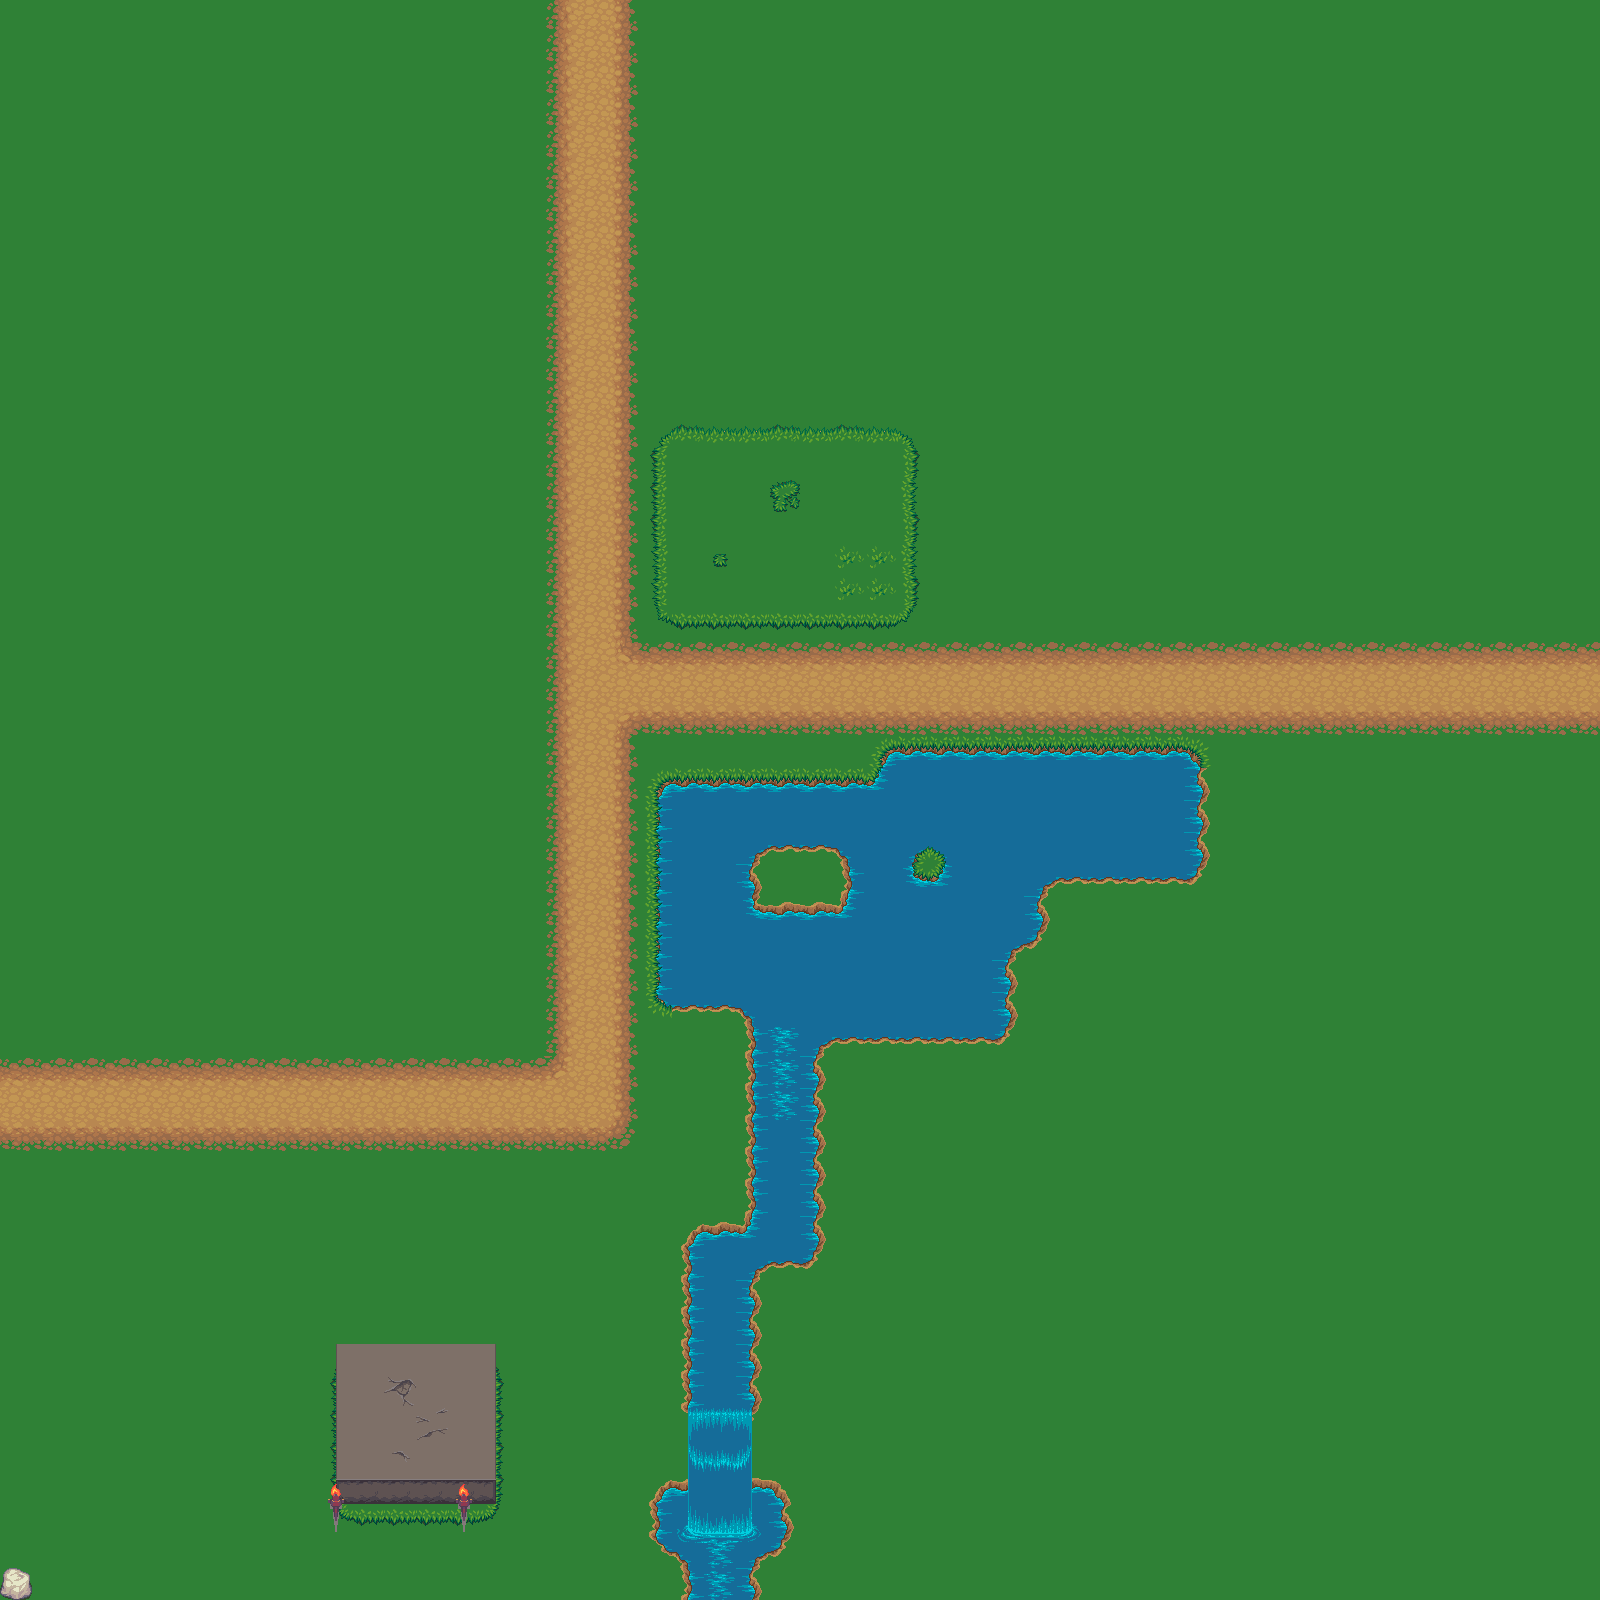

Rendered tile map (Tiled .tmx) drawn with the repository's tilesets; below, a short description and the map source with its tile grids summarised:
An orthogonal 50x50 tile map with 32x32 px tiles, 5 tile layers (ground, groundwater, Kachelebene 2, Kachelebene 3, ...), 11 tilesets and 1 object.

<map version="1.0" tiledversion="1.1.1" orientation="orthogonal" renderorder="right-down" width="50" height="50" tilewidth="32" tileheight="32" infinite="0" nextobjectid="3">
 <properties>
  <property name="id" type="int" value="1" />
 </properties>
 <tileset firstgid="1" name="grass" tilewidth="32" tileheight="32" tilecount="18" columns="3">
  <image source="../raw_assets/lpc_base/tiles/grass.png" width="96" height="192" />
 </tileset>
 <tileset firstgid="19" name="grassalt" tilewidth="32" tileheight="32" tilecount="18" columns="3">
  <image source="../raw_assets/lpc_base/tiles/grassalt.png" width="96" height="192" />
 </tileset>
 <tileset firstgid="37" name="watergrass" tilewidth="32" tileheight="32" tilecount="18" columns="3">
  <image source="../raw_assets/lpc_base/tiles/watergrass.png" width="96" height="192" />
  <tile id="17">
   <animation>
    <frame tileid="15" duration="1000" />
    <frame tileid="17" duration="1000" />
   </animation>
  </tile>
 </tileset>
 <tileset firstgid="55" name="water" tilewidth="32" tileheight="32" tilecount="18" columns="3">
  <image source="../raw_assets/lpc_base/tiles/water.png" width="96" height="192" />
 </tileset>
 <tileset firstgid="73" name="dirt" tilewidth="32" tileheight="32" tilecount="18" columns="3">
  <image source="../raw_assets/lpc_base/tiles/dirt.png" width="96" height="192" />
 </tileset>
 <tileset firstgid="91" name="dirt2" tilewidth="32" tileheight="32" tilecount="18" columns="3">
  <image source="../raw_assets/lpc_base/tiles/dirt2.png" width="96" height="192" />
 </tileset>
 <tileset firstgid="109" name="rock" tilewidth="32" tileheight="32" tilecount="2" columns="2">
  <image source="../raw_assets/lpc_base/tiles/rock.png" width="64" height="32" />
 </tileset>
 <tileset firstgid="111" name="cement" tilewidth="32" tileheight="32" tilecount="18" columns="3">
  <image source="../raw_assets/lpc_base/tiles/cement.png" width="96" height="192" />
 </tileset>
 <tileset firstgid="129" name="animated_torch" tilewidth="32" tileheight="32" tilecount="18" columns="9">
  <image source="../raw_assets/lpc_objects/torch/animated_torch.png" width="288" height="64" />
  <tile id="0">
   <animation>
    <frame tileid="0" duration="100" />
    <frame tileid="1" duration="100" />
    <frame tileid="2" duration="100" />
    <frame tileid="3" duration="100" />
    <frame tileid="4" duration="100" />
    <frame tileid="5" duration="100" />
    <frame tileid="6" duration="100" />
    <frame tileid="7" duration="100" />
    <frame tileid="8" duration="100" />
   </animation>
  </tile>
 </tileset>
 <tileset firstgid="147" name="waterfall" tilewidth="32" tileheight="32" tilecount="15" columns="3">
  <image source="../raw_assets/lpc_base/tiles/waterfall.png" width="96" height="160" />
 </tileset>
 <tileset firstgid="162" name="hole" tilewidth="32" tileheight="32" tilecount="18" columns="3">
  <image source="../raw_assets/lpc_base/tiles/hole.png" width="96" height="192" />
 </tileset>
 <group name="ground">
  <layer name="ground" width="50" height="50">
   <data>[2500 cells, 2500 non-empty, 1 distinct tile ids]</data>
  </layer>
  <layer name="groundwater" width="50" height="50">
   <data>[2500 cells, 0 non-empty, 0 distinct tile ids]</data>
  </layer>
 </group>
 <layer name="Kachelebene 2" width="50" height="50">
  <data>[2500 cells, 499 non-empty, 51 distinct tile ids]</data>
 </layer>
 <layer name="Kachelebene 3" width="50" height="50">
  <data>[2500 cells, 46 non-empty, 25 distinct tile ids]</data>
 </layer>
 <group name="objects">
  <layer name="objects" width="50" height="50">
   <data>[2500 cells, 5 non-empty, 3 distinct tile ids]</data>
  </layer>
 </group>
 <objectgroup name="player" />
 <group name="layers">
  <objectgroup name="physics">
   <properties>
    <property name="material" value="physics" />
   </properties>
   <object id="1" x="337" y="1345" width="158" height="158.5" />
  </objectgroup>
 </group>
</map>
